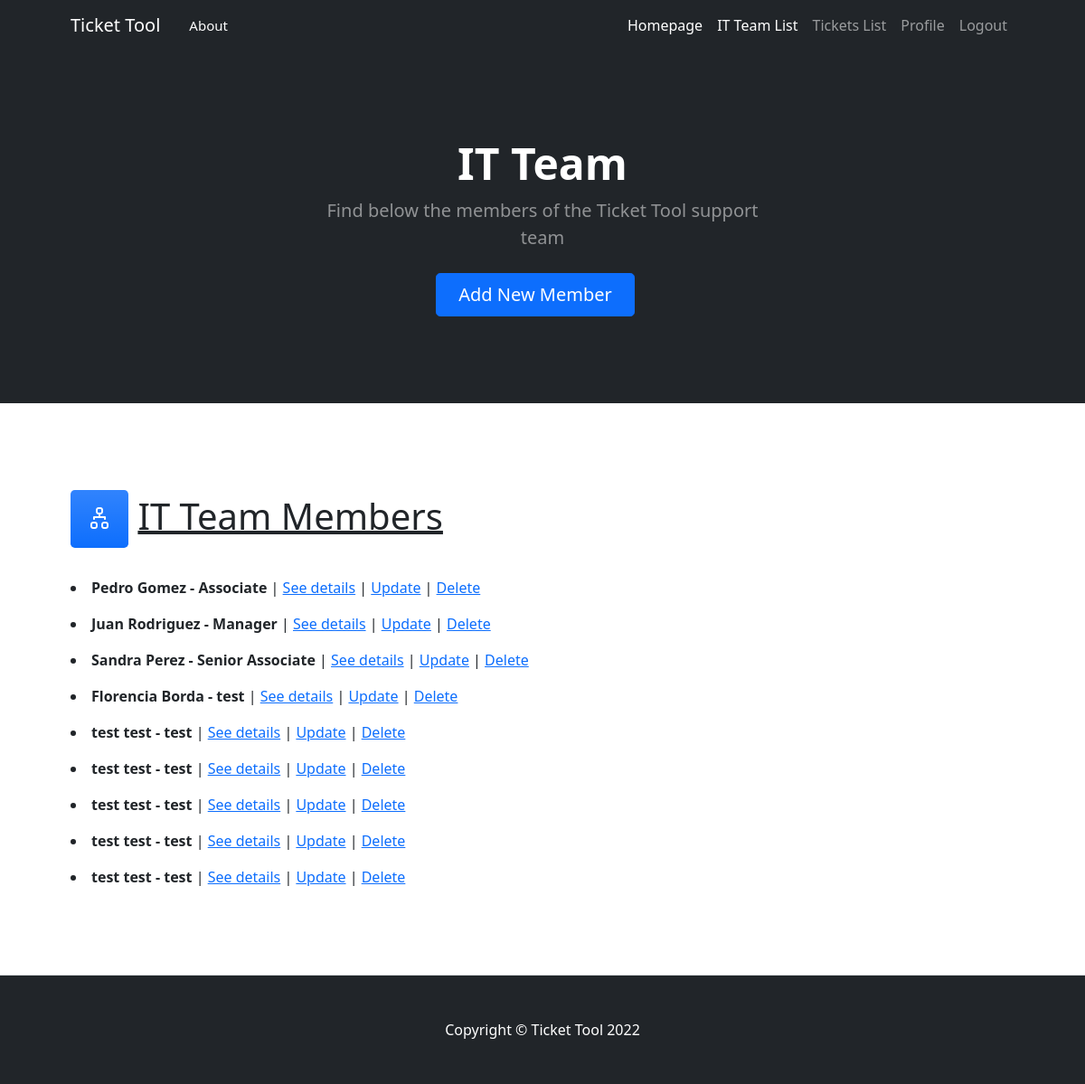
/AppIT_Team/list/, run on the app's committed database.
### AppIT_Team/models.py (models this page shows)
class IT_Member(models.Model):
    name=models.CharField(max_length=50)
    lastname=models.CharField(max_length=50)
    email=models.EmailField()
    jobtitle=models.CharField(max_length=50)
    is_staff=1
    def __str__(self):
        return f"{self.name} {self.lastname} - {self.jobtitle}"

### AppIT_Team/views.py (the view)
# urls.py: path("list/",IT_TeamList.as_view(),name="IT_Team_List"),
class IT_TeamList(ListView):
    model=IT_Member
    template_name="AppIT_Team/it_team_list.html"

### AppIT_Team/templates/AppIT_Team/it_team_list.html (shortened to what this page needs)
{% extends 'AppIT_Team/it_team.html' %}
{% block header %}
<h1 class="display-5 fw-bolder text-white mb-2">IT Team</h1>
<p class="lead text-white-50 mb-4">Find below the members of the Ticket Tool support team</p>
<div class="d-grid gap-3 d-sm-flex justify-content-sm-center">
    <a class="btn btn-primary btn-lg px-4 me-sm-3" href="{% url 'IT_Team_Create' %}">Add New Member</a>
{% endblock header %}
{% block content %}
<section class="py-5 border-bottom" id="features">
    <div class="container px-5 my-5">
    <h1><div class="feature bg-primary bg-gradient text-white rounded-3 mb-3"><i class="bi-diagram-2"></i></div>     <u>IT Team Members</u></h1>
                {% for member in object_list %}
                <p><li><b>{{member}}</b> | <a href="{% url 'IT_Team_Detail' member.pk %}">See details</a> | <a href="{% url 'IT_Team_Update' member.pk %}">Update</a> | <a href="{% url 'IT_Team_Delete' member.pk %}">Delete </a></li></p>
                {% endfor %}
    </div>
</section>
{% endblock content %}

### data on the page
IT_Member: name+lastname+jobtitle "Pedro Gomez - Associate"
IT_Member: name+lastname+jobtitle "Juan Rodriguez - Manager"
IT_Member: name+lastname+jobtitle "Sandra Perez - Senior Associate"
IT_Member: name+lastname+jobtitle "Florencia Borda - test"
IT_Member: name+lastname+jobtitle "test test - test"
IT_Member: name+lastname+jobtitle "test test - test"
IT_Member: name+lastname+jobtitle "test test - test"
IT_Member: name+lastname+jobtitle "test test - test"
IT_Member: name+lastname+jobtitle "test test - test"
